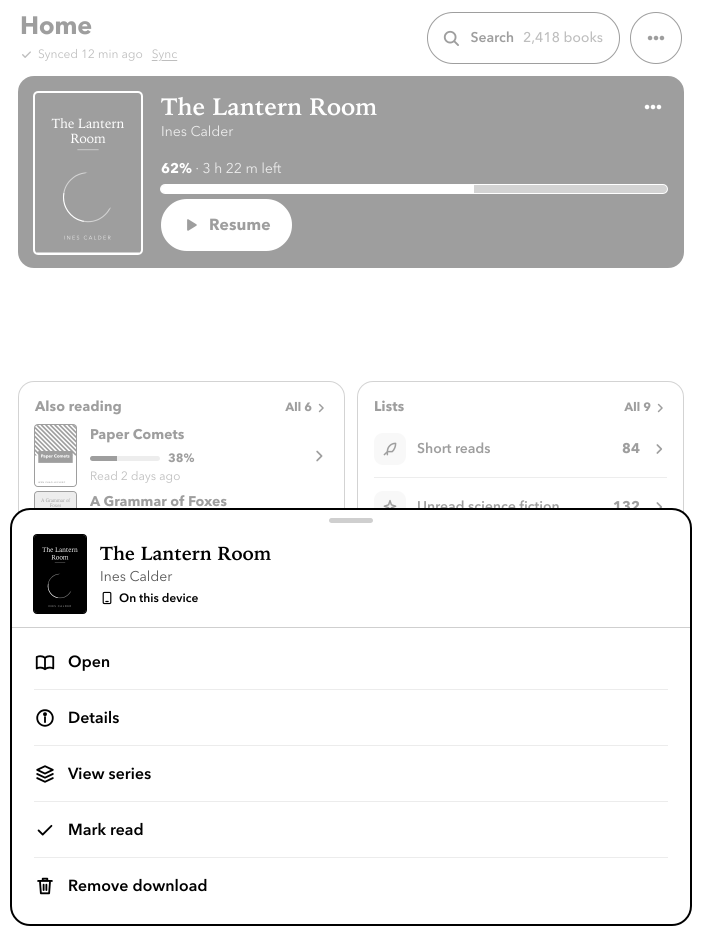
#> input picture docs/design/booksync-home/shots/m8c-actions.webp, 1404 x 1872 px, given in place of m8c-home-1.webp, which was not available (shown at 1/2 size)
$ python home_gallery.py --out out.png
#> lines starting #> are read from the running program, lines starting #| are printed output that depends on the picture
#!/usr/bin/env python3
# SPDX-License-Identifier: MIT
"""Pair approved Home screenshots with native captures, without resampling either."""
import argparse
import json
from pathlib import Path
import shutil
from PIL import Image, ImageDraw

ROOT=Path(__file__).resolve().parents[3]
SHOTS=ROOT/"docs/design/booksync-home/shots"
SCREENS=[
    ("home-1","m8c-home-1","Home · page 1","Fixture titles, cover artwork and counts differ; all 59 fixture books are on device, so no remote-download badges are expected."),
    ("home-2","m8c-home-2","Home · page 2","X2 synthetic statistics DB: 50 days, 6,600 recorded page visits and real hourly/weekly aggregates. Values differ from the invented mockup; this dataset is concentrated at night. Battery deliberately remains unmeasured."),
    ("editor","m8c-edit","Widget editor","Cached native previews; selected hero and dimmed/dashed neighbours. Uses the fixture library rather than the mockup's invented books."),
    ("picker","m8c-picker","Widget picker","Five illustrated choices, release badges, descriptions, size spans and Add actions; no projection reads. Page count follows the installed widget registry."),
    ("editor-sizes","m8c-edit-resized","Next fitting size · 4×3 → 4×2","The same native size callback is exercised; free cells and neighbours stay in place."),
    ("home-2-empty","m8c-home-2","Stats · empty history","Same real renderers with an empty statistics DB: short unknown-value copy, no truncated labels. The approved populated mockup is retained on the left for shape/spacing comparison."),
    ("series-local","m8c-series","Series · all books local","The local-series card contracts from 178 to 76 design pixels; no reserved rows for remote downloads. The approved remote-download state remains on the left."),
    ("end-empty","m8c-end","End of book · no measured pace","No measured reading history yields an em dash for pace. Synthetic title, availability and finish status differ from the mockup."),
]


def gallery(out,evidence=None):
    native=out/"home";native.mkdir(parents=True,exist_ok=True)
    if evidence:evidence.mkdir(parents=True,exist_ok=True)
    kit_index=out/"kit-index.html"
    if not kit_index.exists() and (out/"index.html").is_file():shutil.copyfile(out/"index.html",kit_index)
    html=['<!doctype html><meta charset="utf-8"><title>V1 · Native Home and UI kit</title><style>body{font:18px system-ui;background:#ddd;color:#111;max-width:1800px;margin:24px auto}article{background:white;padding:20px;margin:24px 0}.pair{display:grid;grid-template-columns:1fr 1fr;gap:20px}img{max-width:100%;height:auto}a{color:inherit}p{line-height:1.5}</style><h1>V1 · Native Home and UI kit</h1><p>Approved mockup left, native Android capture right. Actual KOReader widgets on an isolated 1404×1872, 300 dpi emulator, with the opt-in fake ServerAdapter and synthetic library. PNG comparison pairs retain both images at native resolution.</p><p><a href="kit-index.html">Revised kit gallery · PR #256</a></p><p>Remaining differences: bundled Noto Serif/Sans replace proprietary Iowan/Avenir; native font hinting and SVG rasterization differ. Synthetic book art, counts and availability differ. Stats uses the supplied 50-day synthetic database; an empty-history pair and native assertions cover every registered Stats/Battery size. Battery remains unmeasured in this emulator. No physical reader was accessed.</p>']
    for name,approved,title,note in SCREENS:
        ref=Image.open(SHOTS/(approved+".webp")).convert("RGB")
#> ref is the input picture: PIL image 1404x1872 RGB; min 0, max 255, mean 232.4
        actual=Image.open(native/(name+".png")).convert("RGB")
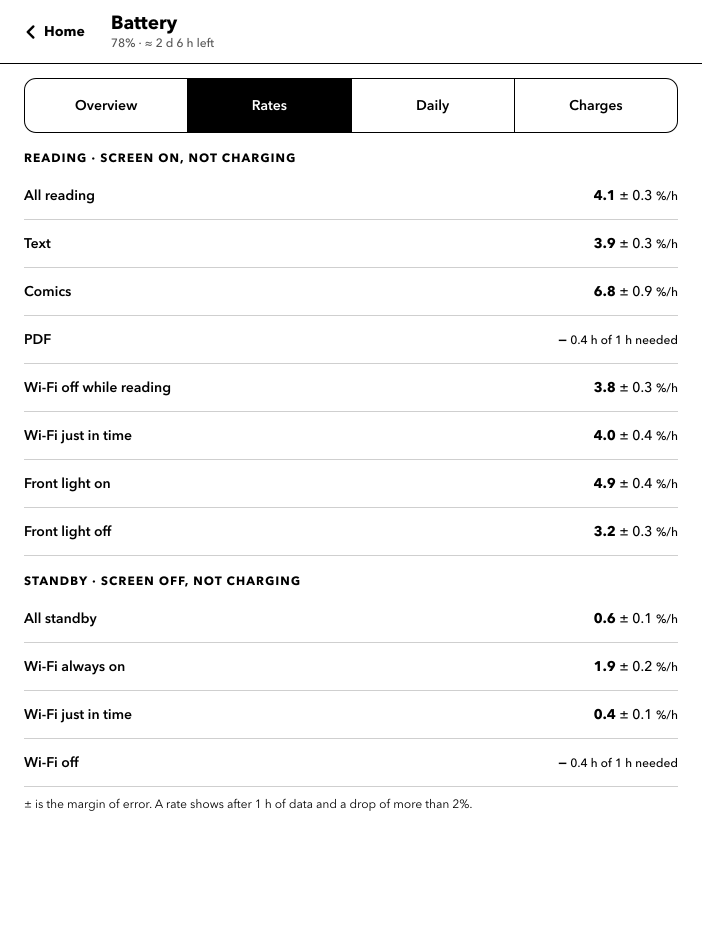
#> input picture docs/design/booksync-home/shots/m8c-battery-rates.webp, 1404 x 1872 px, given in place of home-1.png, which was not available (shown at 1/2 size)
#> actual is the input picture: PIL image 1404x1872 RGB; min 0, max 255, mean 246.3
        ref.save(native/(name+"-approved.png"))
        pair=Image.new("RGB",(ref.width+actual.width+24,max(ref.height,actual.height)+48),"white")
#> pair: PIL image 2832x1920 RGB; every value is 255
        draw=ImageDraw.Draw(pair);draw.text((12,12),"APPROVED MOCKUP",fill="black");draw.text((ref.width+36,12),"NATIVE KOREADER",fill="black")
        pair.paste(ref,(0,48));pair.paste(actual,(ref.width+24,48));pair.save(native/(name+"-pair.png"))
#> after `pair.paste(ref, (0, 48))`:
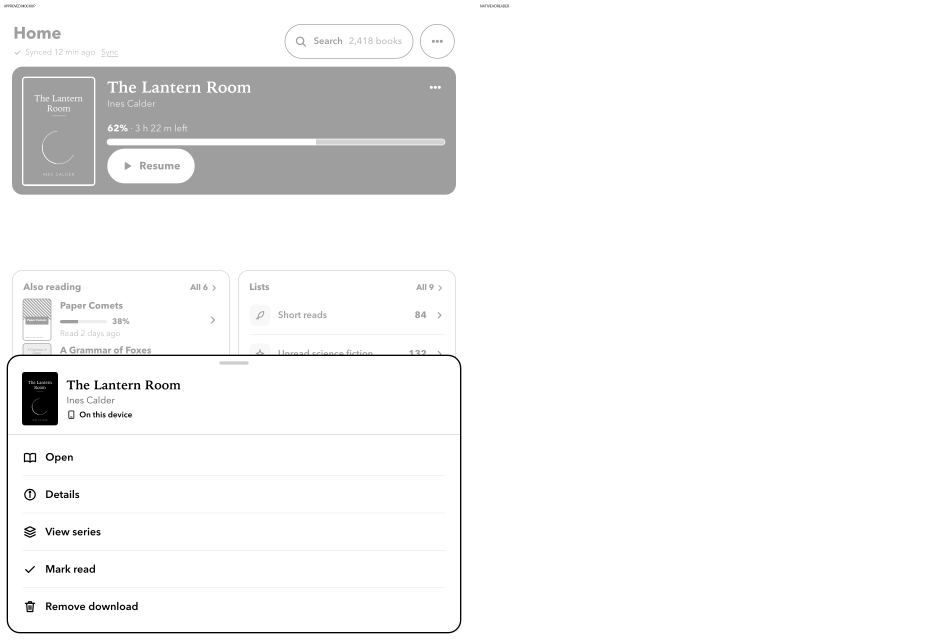
#> pair: PIL image 2832x1920 RGB (shown at 1/3 size); min 0, max 255, mean 244.1
#> after `pair.paste(actual, (ref.width + 24, 48))`:
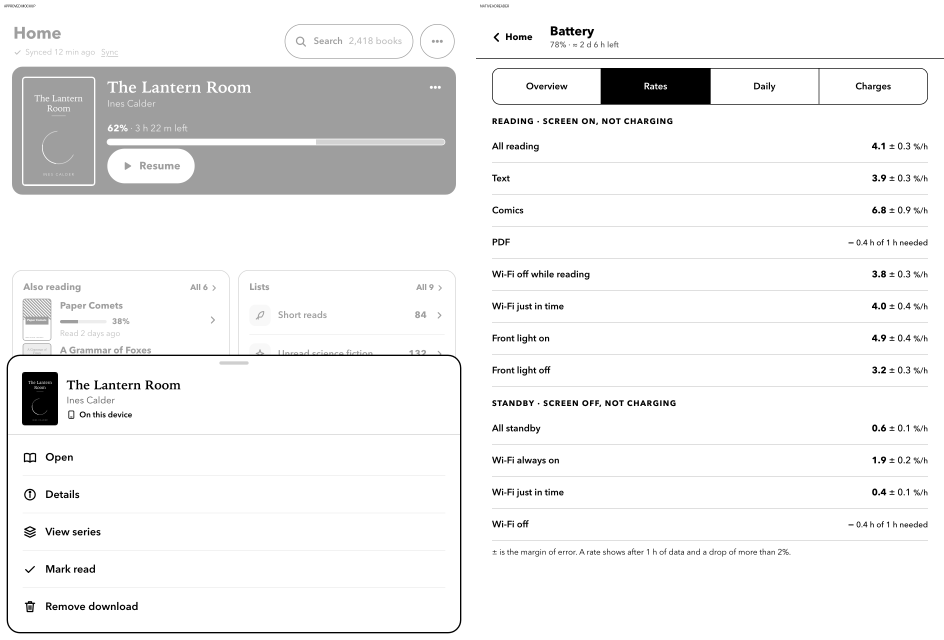
#> pair: PIL image 2832x1920 RGB (shown at 1/3 size); min 0, max 255, mean 239.9
        if evidence:shutil.copyfile(native/(name+"-pair.png"),evidence/(name+"-pair.png"))
        html.append(f'<article><h2>{title}</h2><p>{note}</p><div class="pair"><a href="home/{name}-approved.png"><img src="home/{name}-approved.png" alt="Approved {title}"></a><a href="home/{name}.png"><img src="home/{name}.png" alt="Native {title}"></a></div></article>')
    html.append('<article><h2>Saved layout verification</h2><p>Native Home after saving the explicitly selected 4×2 hero. Its gap is intentional; the test restores defaults afterwards.</p><img src="home/editor-saved.png"></article>')
    html.append('<article><h2>Remote cover state</h2><p>Native cached-cover specimen with no local file: the availability badge appears without a data request.</p><img src="home/remote-cover.png"></article>')
    if evidence:
        for name in ("home-tests.json","stats-tests.json","details-tests.json","editor-saved.png","remote-cover.png"):shutil.copyfile(native/name,evidence/name)
        (evidence/"README.md").write_text('''# V1 Home native verification

Approved mockup left, actual KOReader capture right. No image is resampled.
M8C emulator: 1404×1872, 300 dpi, KOReader v2026.07.1, opt-in fake ServerAdapter.
The fixture contains 59 synthetic books, raster covers, series, three saved reading
positions, finished-book metadata, recent dates and saved lists. No physical device
or external BookOrbit request is used. Setup requires Pillow for cover generation.

'''+"\n\n".join(f'![{title}]({name}-pair.png)\n\n{note}' for name,_,title,note in SCREENS)+'''

![Remote cover badge](remote-cover.png)

Native cover specimen without a local file; the default fixture is fully on device.

## Validation

- Native `home_stats.py`: all 34 Stats/Battery sizes in both empty and seeded states;
  every admitted native TextWidget is checked with `isTruncated()` and for literal
  ellipses. The supplied X2 DB contains exactly 50 distinct history days.
- Native `home_details.py`: compact local-series card and unavailable finish pace.
- Native `ui_kit.py`: 15 component renders plus bold Search / muted regular count.
- Native `home.py`: default spans, ready views/covers, zero-query editor/picker,
  real move and next-fitting-size callbacks, saved layout persistence.
- Lua flows: 320 passed, 0 failed.
- Lua logic: 270 passed, 0 failed, plus 13 focused presentation assertions.
- KOReader source-symbol compatibility passed at pinned `9192014` (the optional
  koreader-base FFI static check was skipped); native FFI rendering ran on Android.
- Feature-matrix checks: 4 passed.
- External fixture APK assembled and `lintDebug` passed with strict Gradle
  dependency verification enabled.

The gallery is generated by `tools/e2e/android/home_gallery.py`. Native captures and
its JSON receipt come from `tools/e2e/android/home.py`; the capture tool rejects physical targets
through the existing Emulator guard. The capture tool resets its disposable layout
through the real layout save API, and restores defaults after persistence checks.

## Remaining differences

Noto Serif/Sans substitute for the proprietary mockup faces; native font hinting and
SVG rasterization differ. Book names, artwork, totals, available-cover state and
picker page count follow the synthetic fixture/installed registry. The supplied
50-day statistics DB concentrates sessions at night; charts and totals reflect
those real fixture rows rather than the mockup's invented distribution. Battery
has no measured charge/rate history, so its short empty state is intentional.
No truncated Stats/Battery labels remain in either tested state. This evidence
does not claim device acceptance or a release.
''')
    (out/"index.html").write_text("\n".join(html))


if __name__=="__main__":
    p=argparse.ArgumentParser(description=__doc__);p.add_argument("--out",type=Path,required=True);p.add_argument("--evidence",type=Path)
#> (the run stopped early here; a loop or call above may not have finished)
